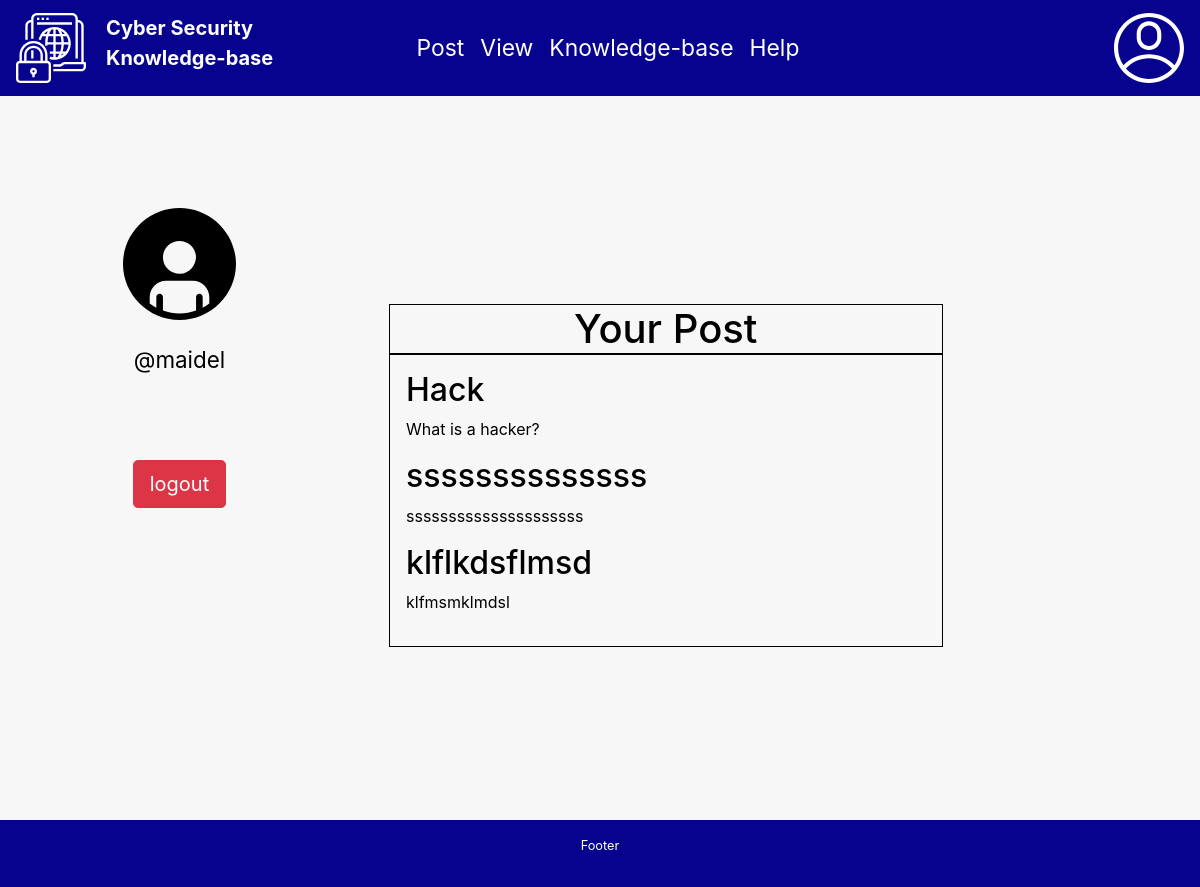
/user_profile (signed in), run on the app's committed database.
### QuestionandAnswerForum/models.py (models this page shows, shortened)
class Question(models.Model):
    id = models.AutoField(primary_key=True)
    question_title = models.CharField(max_length=255)
    content = models.TextField()
    date_posted = models.DateTimeField(auto_now_add=True)
    posted_by = models.ForeignKey(User, on_delete = models.PROTECT)
    expertise_required = models.BooleanField(default = False)
    slug = models.SlugField(max_length=40)
    anonymous = models.BooleanField(default = True)

### QuestionandAnswerForum/views.py (the view)
# urls.py: path('user_profile', user_profile),
def user_profile(request):
    if not request.user.is_authenticated:
       return redirect('http://127.0.0.1:8000/login')
    else:
       context= {'firstname' : request.user.username}
       try:
           context['question'] =  Question.objects.filter(posted_by=request.user)
       except ObjectDoesNotExist:
           print("No questions by user")
    return render(request, "user_profile.html",context)

### QuestionandAnswerForum/templates/user_profile.html (shortened to what this page needs)
{% extends 'base.html' %}
{% load static %}
  {% block body %}
  <div class="row fix-margin">
    <div class="col-4">
  <div class="profile-image">
  <img src="{% static 'images/user.svg' %}" width="30%" height="30%">
  <p class="profile-name">@{{firstname}}</p></div>
  <form method= "POST" action = "logout">
    <div class="user-logout-button">
      <input type = "submit" value="logout" class="btn btn-lg btn-danger">
    </div>
    </form>
   </div>
  <div class="col-6">
    <div class="profile-post">
    <h1 class="your-post-title"> Your Post </h1>
    <div class="your-post">
  {% for q  in question %}
  <div class="profile-inner-post">
  <a href="/question/{{ q.id }}/{{ q.slug }}"><h2 class="q-color-black">{{ q.question_title }}</h2></a>
{{q.content}}
</div>
{% endfor %}
</div>
</div>
</div>
{% endblock %}

### QuestionandAnswerForum/static/css/style.css (style rules this page uses)
body { background-color: #f7f7f7; color: black; padding-bottom: 2.5rem; height: 100%; }
html { height: 100%; }
.q-color-black { color: black; }
.user-logout-button { display: table; margin-left: 7em; margin: auto; }
.profile-image img { margin-top: 5em; width: 50%; height: 50%; display: block; margin: auto; }
.profile-image { font-size: 1.4em; padding: 0 3em 3em 3em; text-align: center; margin-top: 5em; }
.profile-name { padding-top: 1em; }
.your-post { border: 2px solid; }
.your-post { border: 1.5px solid; padding: 1em; }
.your-post-title { border: 1.5px solid; margin-bottom: 0; text-align: center; }
.profile-post { margin-top: 13em; margin-bottom: 15em; }
.fix-margin { margin-right: 3em !important; }
.profile-inner-post { margin-bottom: 1em; }

### data on the page
Question: question_title "Hack", content "What is a hacker?"
Question: question_title "ssssssssssssss", content "sssssssssssssssssssss"
Question: question_title "klflkdsflmsd", content "klfmsmklmdsl"

### other printed values
{{ firstname }} "maidel"
